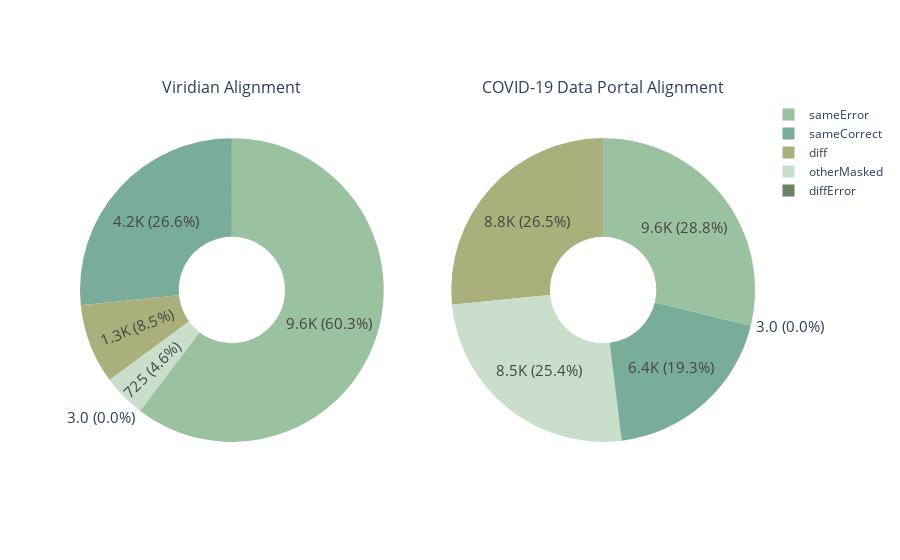

Here is the notebook cell this chart was saved with:
### Code cell
fig = make_subplots(rows=1, cols=2, subplot_titles=['Viridian Alignment', 'COVID-19 Data Portal Alignment'], 
# fig = make_subplots(rows=1, cols=2, subplot_titles=['Viridian Assembly', 'COVID19 Data Portal'],
                    specs=[[{'type':'domain'}, {'type':'domain'}]])

fig.add_trace(go.Pie(labels=label_err, values=df_VIR_ERR_plot['Percentage'], hole=0.35,
                     text=df_VIR_ERR_plot['Raw_number'].astype(str),
                     # text=df_VIR_ERR_plot['Category']+': <br>' + df_VIR_ERR_plot['Raw_number'].astype(str),
                     textinfo='percent+text',
                     marker={'colors': colors_ERROR},
                     hovertemplate='%{label}<br>Current percentage: %{percent:.1%}<br>: %{text}',
                     textfont={'size': 15},
                     texttemplate='%{text} (%{percent:.1%})'
                    ), 
              row=1, col=1)

fig.add_trace(go.Pie(labels=label_err, values=df_COL_ERR_plot['Percentage'], hole=0.35,
                     text=df_COL_ERR_plot['Raw_number'].astype(str),
                     # text=df_COL_ERR_plot['Category']+': <br>' + df_COL_ERR_plot['Raw_number'].astype(str),
                     textinfo='percent+text',
                     marker={'colors': colors_ERROR},
                     hovertemplate='%{label}<br>Current percentage: %{percent:.1%}<br>: %{text}',
                     textfont={'size': 15},
                     texttemplate='%{text} (%{percent:.1%})'
                    ), 
              row=1, col=2)

fig.show()
"""
# Set titles for the two subplots
# fig.update_layout(title_text="subplots_error")  # Increase figure size

# Save the figure as an HTML file
pio.write_html(fig, 'Figure/subplots_error.html')
"""

### Figure 1 — Plotly figure (JSON) as saved in the notebook; plotly's stock layout.template omitted (floating-point values rounded to 4 significant figures)
{"data": [{"domain": {"x": [0, 0.45], "y": [0, 1]}, "hole": 0.35, "hovertemplate": "%{label}<br>Current percentage: %{percent:.1%}<br>: %{text}", "labels": ["otherMasked", "sameError", "sameCorrect", "diffError", "diff"], "marker": {"colors": ["#C9DFCC", "#9AC2A0", "#7AAC9A", "#688462", "#AAB07C"]}, "text": ["725", "9.6K", "4.2K", "3.0", "1.3K"], "textfont": {"size": 15}, "textinfo": "percent+text", "texttemplate": "%{text} (%{percent:.1%})", "type": "pie", "values": [0.04564, 0.6031, 0.2661, 0.0001889, 0.08492]}, {"domain": {"x": [0.55, 1], "y": [0, 1]}, "hole": 0.35, "hovertemplate": "%{label}<br>Current percentage: %{percent:.1%}<br>: %{text}", "labels": ["otherMasked", "sameError", "sameCorrect", "diffError", "diff"], "marker": {"colors": ["#C9DFCC", "#9AC2A0", "#7AAC9A", "#688462", "#AAB07C"]}, "text": ["8.5K", "9.6K", "6.4K", "3.0", "8.8K"], "textfont": {"size": 15}, "textinfo": "percent+text", "texttemplate": "%{text} (%{percent:.1%})", "type": "pie", "values": [0.2542, 0.2877, 0.1927, 9.008e-05, 0.2654]}], "layout": {"annotations": [{"font": {"size": 16}, "showarrow": false, "text": "Viridian Alignment", "x": 0.225, "xanchor": "center", "xref": "paper", "y": 1, "yanchor": "bottom", "yref": "paper"}, {"font": {"size": 16}, "showarrow": false, "text": "COVID-19 Data Portal Alignment", "x": 0.775, "xanchor": "center", "xref": "paper", "y": 1, "yanchor": "bottom", "yref": "paper"}]}}
